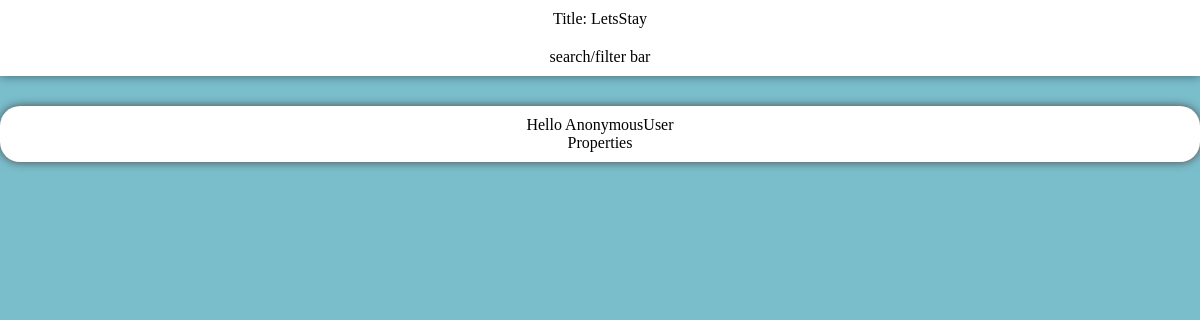
The app's page /, older data.
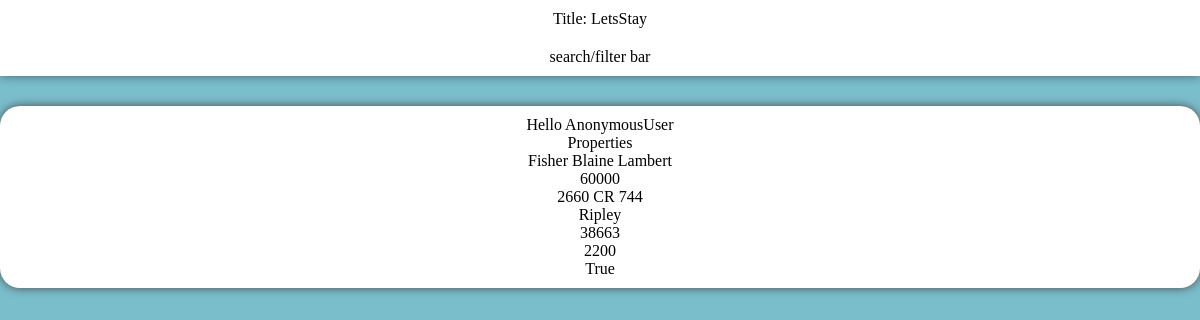
The same page, newer data.
### app/models.py (models this page shows)
class Properties(models.Model):
    user_props = models.ForeignKey(Account, on_delete=models.CASCADE)
    price = models.IntegerField()
    address = models.TextField()
    city = models.TextField()
    zip_code = models.IntegerField()
    size = models.IntegerField()
    available = models.BooleanField()

class Account(models.Model):
    name = models.CharField(max_length = 24)
    username = models.CharField(max_length = 24)
    password = models.CharField(max_length = 24)
    email = models.EmailField()
    phone_number = models.CharField(max_length = 10)
    user = models.OneToOneField(User, on_delete=models.CASCADE)

### app/views.py (the view)
# urls.py: path('', views.homepage, name='home'),
def homepage(request):
    places = Properties.objects.all()
    context = {'places': places}
    return render(request, 'home.html', context)

### app/templates/home.html
{% extends "base_index.html" %}
{% block content %}
    <header class='header'>
        <p>Title: LetsStay</p>
        <header class='header2'>
            <p>search/filter bar</p>
        </header>
    </header>
    <div>
        <div class='houses'>
                <p>Hello {{ request.user }}</p>
            <p>Properties</p>
            {% for property in places %}
                <p>{{ property.user_props.name }}</p>
                <p>{{ property.price }}</p>
                <p>{{ property.address }}</p>
                <p>{{ property.city }}</p>
                <p>{{ property.zip_code }}</p>
                <p>{{ property.size }}</p>
                <p>{{ property.available }}</p>
            {% endfor %}
        </div>
    </div>
{% endblock content %}

Row changes from the older to the newer data that the page shows:
added Properties: user_props.name "Fisher Blaine Lambert", price "60000", address "2660 CR 744", city "Ripley", zip_code "38663", size "2200", available "True"
